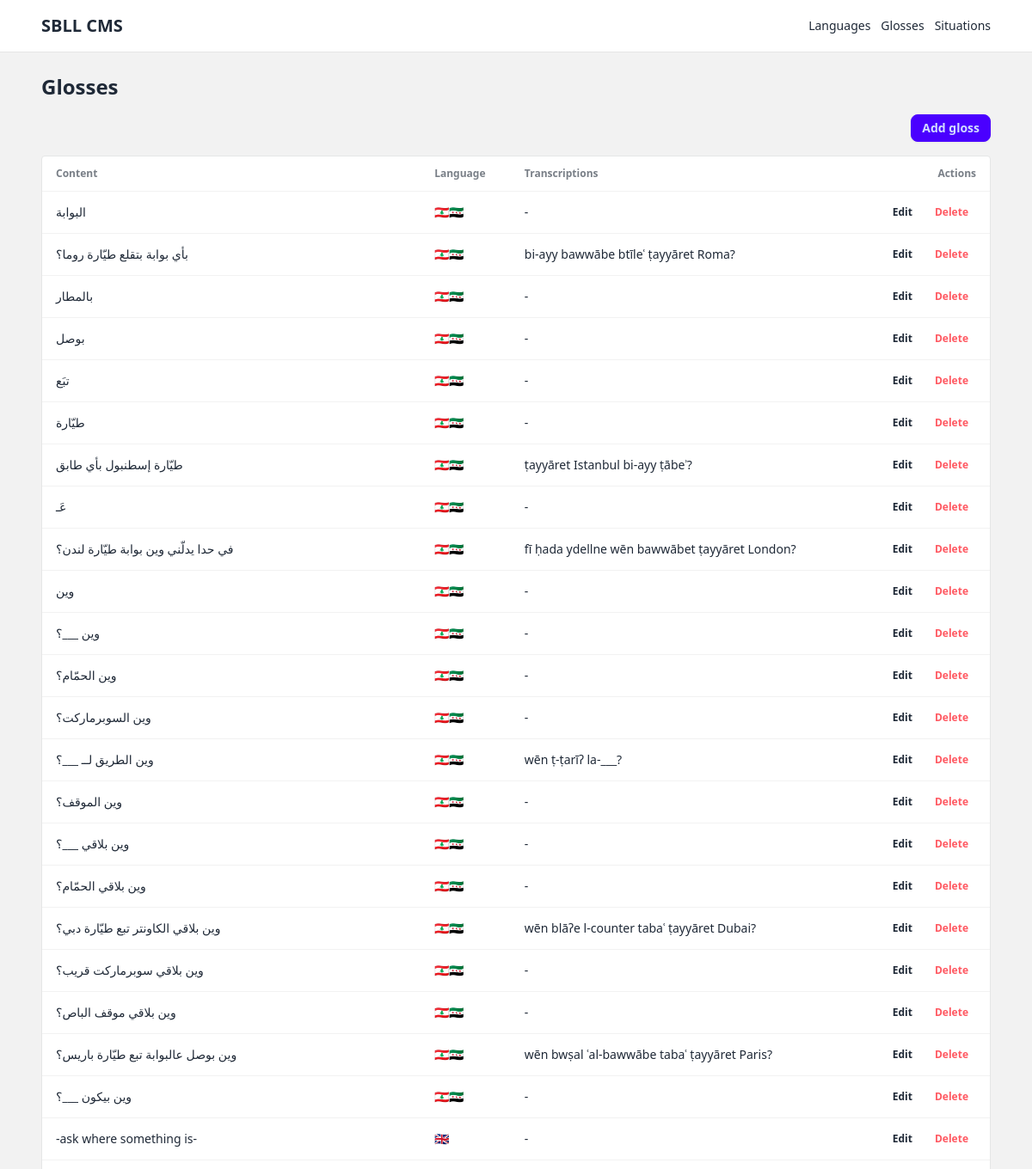
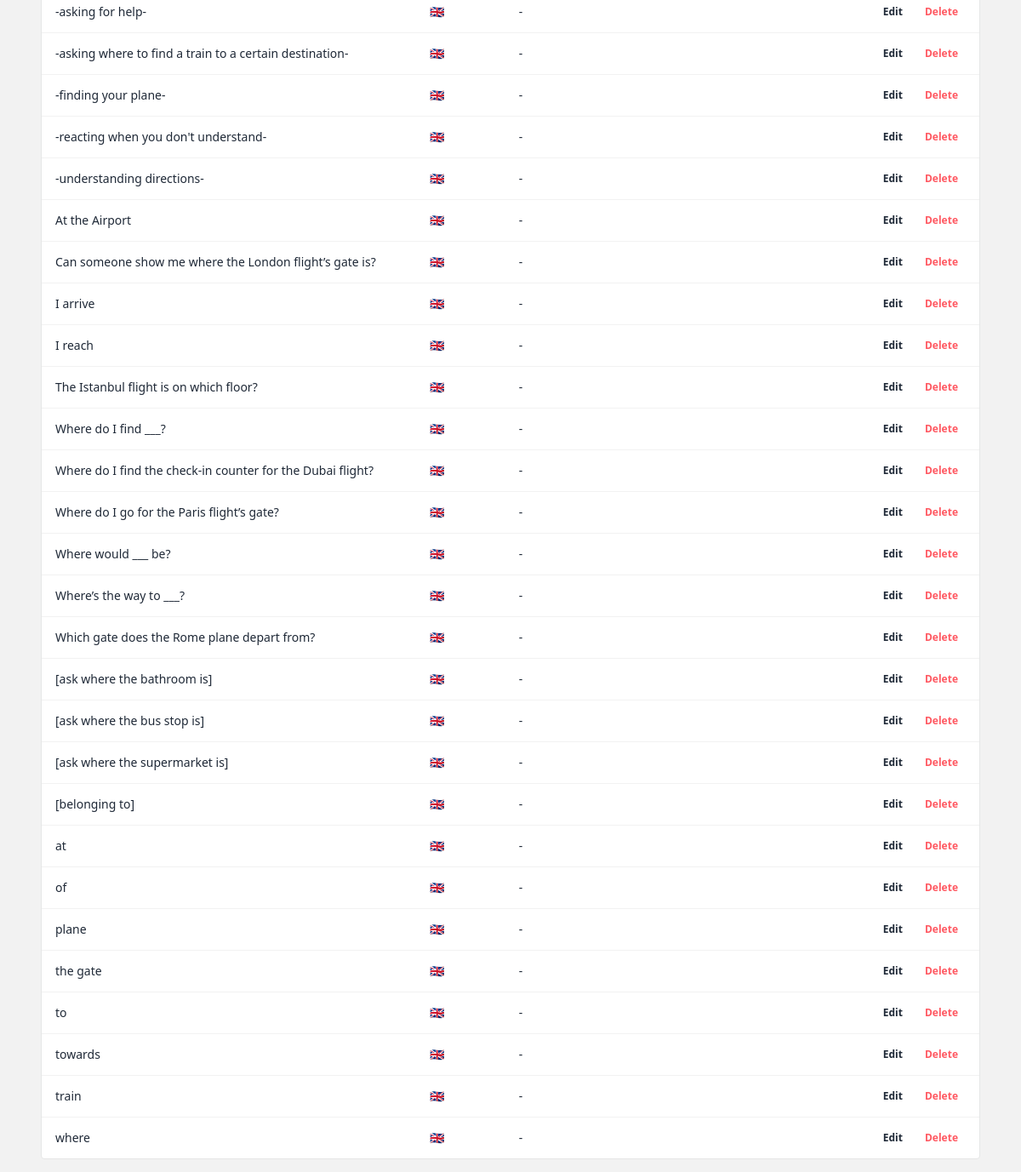
/glosses/, run on an earlier commit of the app's database (2 pictures, top to bottom).
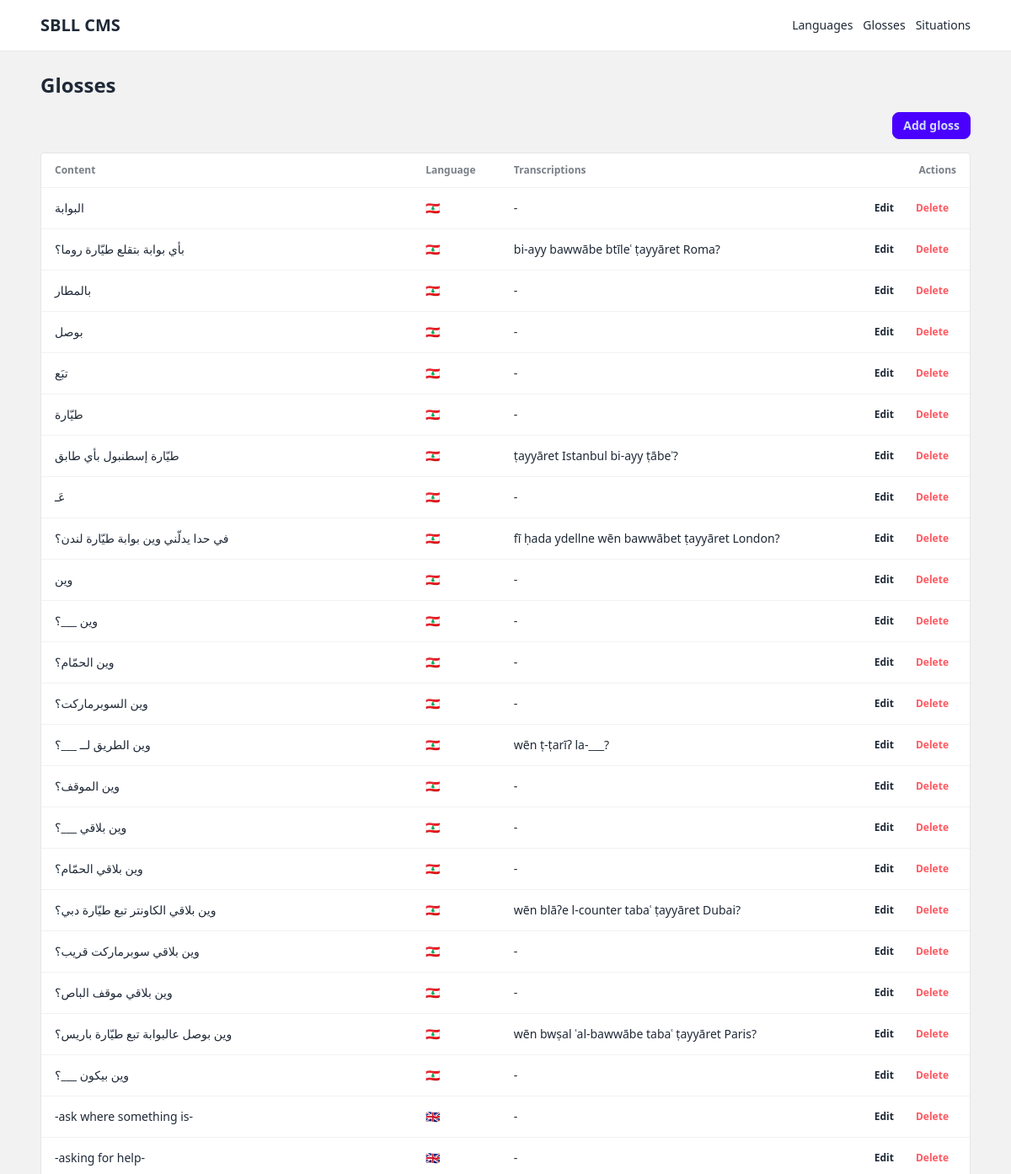
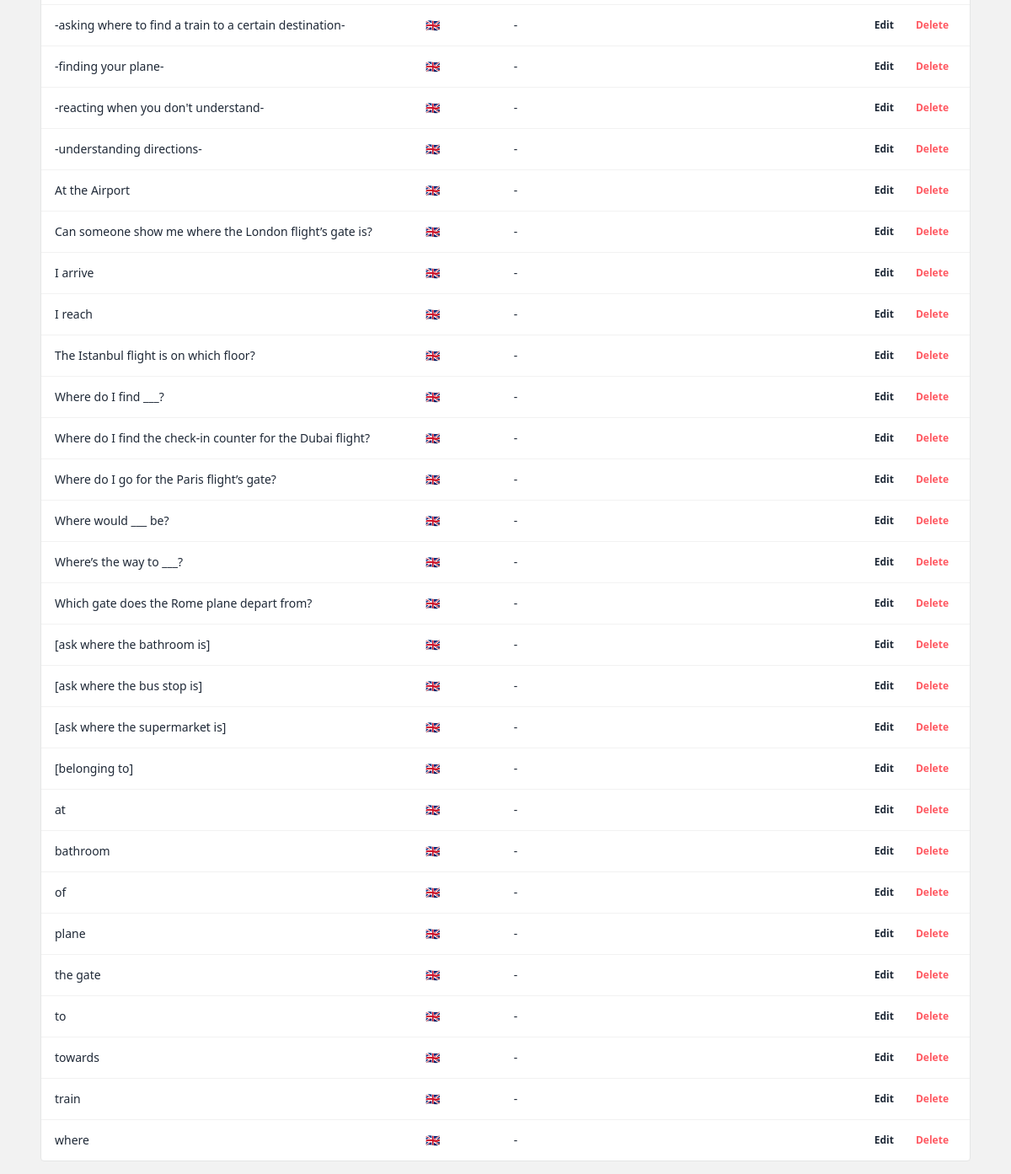
And on a later commit of the database (2 pictures, top to bottom).
### cms/models/gloss.py (models this page shows, shortened)
class Gloss(models.Model):
    content = models.TextField()
    language = models.ForeignKey("Language", on_delete=models.CASCADE)
    transcriptions = models.JSONField(default=list)
    contains = models.ManyToManyField("self", related_name="contained_by", symmetrical=False, blank=True)
    near_synonyms = models.ManyToManyField("self", symmetrical=True, blank=True)
    near_homophones = models.ManyToManyField("self", symmetrical=True, blank=True)
    translations = models.ManyToManyField("self", symmetrical=True, blank=True)
    clarifies_usage = models.ManyToManyField("self", related_name="usage_of_clarified", symmetrical=False, blank=True)
    to_be_differentiated_from = models.ManyToManyField("self", symmetrical=True, blank=True)
    collocations = models.ManyToManyField("self", symmetrical=True, blank=True)
    class Meta:
        unique_together = ("content", "language")

### cms/models/language.py (models this page shows)
class Language(models.Model):
    iso = models.CharField(max_length=3, primary_key=True)
    name = models.CharField(max_length=128)
    short = models.CharField(max_length=50, null=True, blank=True)
    ai_note = models.TextField(blank=True)
    def __str__(self):
        return self.short or self.name

### cms/views/gloss/list.py (the view)
# urls.py: path("glosses/", views.gloss_list, name="gloss_list"),
def gloss_list(request):
    glosses = (
        Gloss.objects.select_related("language")
        .prefetch_related("translations", "near_synonyms")
        .order_by("language__iso", "content")
    )
    return render(request, "cms/gloss_list.html", {"glosses": glosses})

### cms/templates/cms/gloss_list.html (shortened to what this page needs)
{% extends "cms/base.html" %}
{% load lucide_tags %}
{% block content %}
<h1 class="text-2xl font-semibold mb-4">Glosses</h1>
<div class="flex justify-end mb-4">
  <a href="{% url 'gloss_create' %}" class="btn btn-primary btn-sm flex items-center gap-2">
    <span>Add gloss</span>
  </a>
</div>
<div class="overflow-x-auto bg-base-100 border border-base-300 rounded">
  <table class="table">
    <thead>
      <tr>
        <th>Content</th>
        <th>Language</th>
        <th>Transcriptions</th>
        <th class="text-right">Actions</th>
      </tr>
    </thead>
    <tbody>
      {% for gloss in glosses %}
      <tr>
        <td class="max-w-sm">{{ gloss.content }}</td>
        <td>{{ gloss.language }}</td>
        <td>{{ gloss.transcriptions|join:", "|default:"-" }}</td>
        <td class="text-right">
          <div class="flex justify-end gap-2">
            <a href="{% url 'gloss_update' gloss.id %}" class="btn btn-ghost btn-xs gap-1">
              {% lucide "pencil" class="w-4 h-4" %} Edit
            </a>
            <a href="{% url 'gloss_delete' gloss.id %}" class="btn btn-ghost btn-xs text-error gap-1">
              {% lucide "trash" class="w-4 h-4" %} Delete
            </a>
          </div>
        </td>
      </tr>
      {% empty %}
      <tr><td colspan="4" class="text-center text-light">No glosses yet.</td></tr>
      {% endfor %}
    </tbody>
  </table>
</div>
{% endblock %}

What changed in the data, as far as the page shows it:
changed through a linked row, Gloss "البوابة": language "🇱🇧🇸🇾" → "🇱🇧"
changed through a linked row, Gloss "بأي بوابة بتقلع طيّارة روما؟": language "🇱🇧🇸🇾" → "🇱🇧"
changed through a linked row, Gloss "بالمطار": language "🇱🇧🇸🇾" → "🇱🇧"
changed through a linked row, Gloss "بوصل": language "🇱🇧🇸🇾" → "🇱🇧"
changed through a linked row, Gloss "تبَع": language "🇱🇧🇸🇾" → "🇱🇧"
changed through a linked row, Gloss "طيّارة": language "🇱🇧🇸🇾" → "🇱🇧"
changed through a linked row, Gloss "طيّارة إسطنبول بأي طابق": language "🇱🇧🇸🇾" → "🇱🇧"
changed through a linked row, Gloss (number 8 of 52 on the later page): language "🇱🇧🇸🇾" → "🇱🇧"
changed through a linked row, Gloss "في حدا يدلّني وين بوابة طيّارة لندن؟": language "🇱🇧🇸🇾" → "🇱🇧"
changed through a linked row, Gloss "وين": language "🇱🇧🇸🇾" → "🇱🇧"
changed through a linked row, Gloss "وين ___؟": language "🇱🇧🇸🇾" → "🇱🇧"
changed through a linked row, Gloss "وين الحمّام؟": language "🇱🇧🇸🇾" → "🇱🇧"
changed through a linked row, Gloss "وين السوبرماركت؟": language "🇱🇧🇸🇾" → "🇱🇧"
changed through a linked row, Gloss "وين الطريق لــ ___؟": language "🇱🇧🇸🇾" → "🇱🇧"
changed through a linked row, Gloss "وين الموقف؟": language "🇱🇧🇸🇾" → "🇱🇧"
changed through a linked row, Gloss "وين بلاقي ___؟": language "🇱🇧🇸🇾" → "🇱🇧"
changed through a linked row, Gloss "وين بلاقي الحمّام؟": language "🇱🇧🇸🇾" → "🇱🇧"
changed through a linked row, Gloss "وين بلاقي الكاونتر تبع طيّارة دبي؟": language "🇱🇧🇸🇾" → "🇱🇧"
changed through a linked row, Gloss "وين بلاقي سوبرماركت قريب؟": language "🇱🇧🇸🇾" → "🇱🇧"
changed through a linked row, Gloss "وين بلاقي موقف الباص؟": language "🇱🇧🇸🇾" → "🇱🇧"
changed through a linked row, Gloss "وين بوصل عالبوابة تبع طيّارة باريس؟": language "🇱🇧🇸🇾" → "🇱🇧"
changed through a linked row, Gloss "وين بيكون ___؟": language "🇱🇧🇸🇾" → "🇱🇧"
added Gloss: content "bathroom", language "🇬🇧", transcriptions "-"
